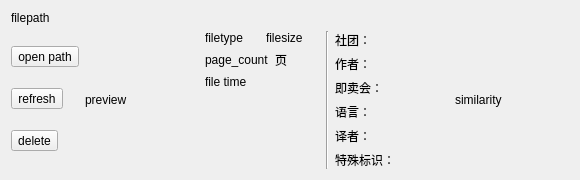
<?xml version="1.0" encoding="UTF-8"?>
<ui version="4.0">
 <class>Form</class>
 <widget class="QWidget" name="Form">
  <property name="geometry">
   <rect>
    <x>0</x>
    <y>0</y>
    <width>580</width>
    <height>163</height>
   </rect>
  </property>
  <property name="windowTitle">
   <string>Form</string>
  </property>
  <layout class="QVBoxLayout" name="verticalLayout_2" stretch="0,1">
   <item>
    <widget class="QLabel" name="label_filepath">
     <property name="text">
      <string>filepath</string>
     </property>
    </widget>
   </item>
   <item>
    <layout class="QHBoxLayout" name="horizontalLayout_2">
     <item>
      <layout class="QVBoxLayout" name="verticalLayout_3">
       <item>
        <widget class="QToolButton" name="toolButton_open_path">
         <property name="text">
          <string>open path</string>
         </property>
        </widget>
       </item>
       <item>
        <widget class="QToolButton" name="toolButton_refresh">
         <property name="text">
          <string>refresh</string>
         </property>
        </widget>
       </item>
       <item>
        <widget class="QToolButton" name="toolButton_delete">
         <property name="text">
          <string>delete</string>
         </property>
        </widget>
       </item>
      </layout>
     </item>
     <item>
      <widget class="QLabel" name="label_preview">
       <property name="text">
        <string>preview</string>
       </property>
      </widget>
     </item>
     <item>
      <layout class="QVBoxLayout" name="verticalLayout">
       <item>
        <layout class="QHBoxLayout" name="horizontalLayout">
         <item>
          <widget class="QLabel" name="label_icon">
           <property name="text">
            <string>filetype</string>
           </property>
          </widget>
         </item>
         <item>
          <widget class="QLabel" name="label_filesize">
           <property name="text">
            <string>filesize</string>
           </property>
          </widget>
         </item>
        </layout>
       </item>
       <item>
        <layout class="QHBoxLayout" name="horizontalLayout_3">
         <item>
          <widget class="QLabel" name="label_page_count">
           <property name="text">
            <string>page_count</string>
           </property>
          </widget>
         </item>
         <item>
          <widget class="QLabel" name="label_2">
           <property name="text">
            <string>页</string>
           </property>
          </widget>
         </item>
        </layout>
       </item>
       <item>
        <widget class="QLabel" name="label_file_time">
         <property name="text">
          <string>file time</string>
         </property>
        </widget>
       </item>
       <item>
        <spacer name="verticalSpacer">
         <property name="orientation">
          <enum>Qt::Orientation::Vertical</enum>
         </property>
         <property name="sizeHint" stdset="0">
          <size>
           <width>20</width>
           <height>40</height>
          </size>
         </property>
        </spacer>
       </item>
      </layout>
     </item>
     <item>
      <widget class="Line" name="line">
       <property name="orientation">
        <enum>Qt::Orientation::Vertical</enum>
       </property>
      </widget>
     </item>
     <item>
      <layout class="QGridLayout" name="gridLayout">
       <item row="1" column="0">
        <widget class="QLabel" name="label_8">
         <property name="text">
          <string>作者：</string>
         </property>
        </widget>
       </item>
       <item row="3" column="1">
        <widget class="QLabel" name="label_language">
         <property name="text">
          <string/>
         </property>
        </widget>
       </item>
       <item row="5" column="1">
        <widget class="QLabel" name="label_special_indicators">
         <property name="text">
          <string/>
         </property>
        </widget>
       </item>
       <item row="5" column="0">
        <widget class="QLabel" name="label_12">
         <property name="text">
          <string>特殊标识：</string>
         </property>
        </widget>
       </item>
       <item row="3" column="0">
        <widget class="QLabel" name="label_11">
         <property name="text">
          <string>语言：</string>
         </property>
        </widget>
       </item>
       <item row="2" column="0">
        <widget class="QLabel" name="label_9">
         <property name="text">
          <string>即卖会：</string>
         </property>
        </widget>
       </item>
       <item row="0" column="0">
        <widget class="QLabel" name="label_7">
         <property name="text">
          <string>社团：</string>
         </property>
        </widget>
       </item>
       <item row="2" column="1">
        <widget class="QLabel" name="label_convention_name">
         <property name="text">
          <string/>
         </property>
        </widget>
       </item>
       <item row="1" column="1">
        <widget class="QLabel" name="label_artist_name">
         <property name="text">
          <string/>
         </property>
        </widget>
       </item>
       <item row="0" column="1">
        <widget class="QLabel" name="label_circle_name">
         <property name="text">
          <string/>
         </property>
        </widget>
       </item>
       <item row="4" column="0">
        <widget class="QLabel" name="label">
         <property name="text">
          <string>译者：</string>
         </property>
        </widget>
       </item>
       <item row="4" column="1">
        <widget class="QLabel" name="label_translator">
         <property name="text">
          <string/>
         </property>
        </widget>
       </item>
      </layout>
     </item>
     <item>
      <widget class="QLabel" name="label_similarity">
       <property name="text">
        <string>similarity</string>
       </property>
      </widget>
     </item>
    </layout>
   </item>
  </layout>
 </widget>
 <resources/>
 <connections/>
</ui>
